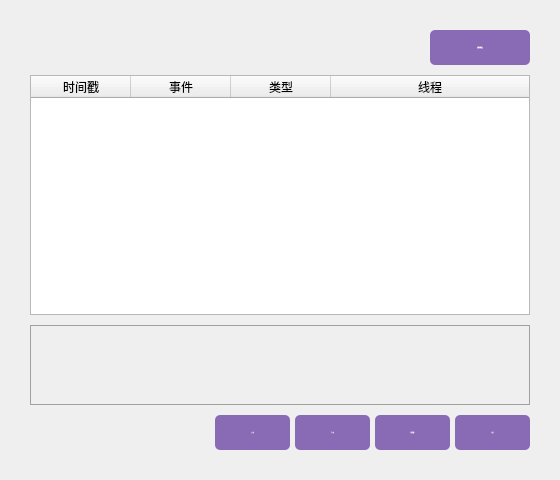
<?xml version="1.0" encoding="UTF-8"?>
<ui version="4.0">
 <class>MiniView</class>
 <widget class="QWidget" name="MiniView">
  <property name="geometry">
   <rect>
    <x>0</x>
    <y>0</y>
    <width>560</width>
    <height>480</height>
   </rect>
  </property>
  <property name="minimumSize">
   <size>
    <width>560</width>
    <height>480</height>
   </size>
  </property>
  <property name="maximumSize">
   <size>
    <width>560</width>
    <height>480</height>
   </size>
  </property>
  <property name="windowTitle">
   <string>OpcodeView</string>
  </property>
  <property name="styleSheet">
   <string notr="true">QScrollArea {
	border:none;
	background:transparent;
}

QScrollBar:vertical {
	background:transparent;
	padding:0px;
	width:10px;
}

QScrollBar::handle:vertical{
	background:rgba(0,0,0,35);
	border-radius:5px;
	min-height:30px;
}

QScrollBar::handle:vertical:hover,QScrollBar::handle:vertical:pressed {
	background:rgba(0,0,0,75);
}

QScrollBar::add-page:vertical,QScrollBar::sub-page:vertical {
	background:none;
}

QScrollBar::add-line:vertical,QScrollBar::sub-line:vertical {
	background:none;
}</string>
  </property>
  <layout class="QGridLayout" name="gridLayout">
   <property name="leftMargin">
    <number>15</number>
   </property>
   <property name="topMargin">
    <number>15</number>
   </property>
   <property name="rightMargin">
    <number>15</number>
   </property>
   <property name="bottomMargin">
    <number>15</number>
   </property>
   <property name="spacing">
    <number>0</number>
   </property>
   <item row="0" column="0">
    <widget class="QWidget" name="widget_frame" native="true">
     <layout class="QVBoxLayout" name="verticalLayout_2" stretch="0,1,0">
      <property name="spacing">
       <number>10</number>
      </property>
      <property name="leftMargin">
       <number>15</number>
      </property>
      <property name="topMargin">
       <number>15</number>
      </property>
      <property name="rightMargin">
       <number>15</number>
      </property>
      <property name="bottomMargin">
       <number>15</number>
      </property>
      <item>
       <layout class="QHBoxLayout" name="horizontalLayout_3">
        <property name="spacing">
         <number>5</number>
        </property>
        <item>
         <widget class="QLabel" name="label_data_duration">
          <property name="minimumSize">
           <size>
            <width>0</width>
            <height>35</height>
           </size>
          </property>
          <property name="maximumSize">
           <size>
            <width>16777215</width>
            <height>35</height>
           </size>
          </property>
          <property name="font">
           <font>
            <family>Microsoft YaHei</family>
            <pointsize>-1</pointsize>
           </font>
          </property>
          <property name="styleSheet">
           <string notr="true">QLabel{font-size: 15px;}</string>
          </property>
          <property name="text">
           <string/>
          </property>
          <property name="alignment">
           <set>Qt::AlignLeading|Qt::AlignLeft|Qt::AlignVCenter</set>
          </property>
         </widget>
        </item>
        <item>
         <widget class="QPushButton" name="pushButton_data_copy">
          <property name="enabled">
           <bool>true</bool>
          </property>
          <property name="minimumSize">
           <size>
            <width>100</width>
            <height>35</height>
           </size>
          </property>
          <property name="maximumSize">
           <size>
            <width>100</width>
            <height>35</height>
           </size>
          </property>
          <property name="font">
           <font>
            <family>Microsoft YaHei</family>
            <pointsize>-1</pointsize>
            <weight>50</weight>
            <italic>false</italic>
            <bold>false</bold>
           </font>
          </property>
          <property name="styleSheet">
           <string notr="true">QPushButton{border: none;border-radius: 5px;color: white; font: 13px &quot;Microsoft YaHei&quot;;background-color: #886ab5;}
QPushButton:!enabled{border: none;border-radius: 5px;color: gray; font: 13px &quot;Microsoft YaHei&quot;;background-color: rgb(237,237,237);}
QPushButton:hover{border: none;border-radius: 5px;color: white; font: 13px &quot;Microsoft YaHei&quot;;background-color: #967bbd;}
QPushButton:pressed{border: none;border-radius: 5px;color: white; font: 13px &quot;Microsoft YaHei&quot;;background-color: #7a59ad;}</string>
          </property>
          <property name="text">
           <string>复制到剪贴板</string>
          </property>
         </widget>
        </item>
       </layout>
      </item>
      <item>
       <layout class="QVBoxLayout" name="verticalLayout" stretch="3,1">
        <property name="spacing">
         <number>10</number>
        </property>
        <item>
         <widget class="QTableWidget" name="tableWidget_data">
          <property name="minimumSize">
           <size>
            <width>400</width>
            <height>0</height>
           </size>
          </property>
          <property name="font">
           <font>
            <family>Microsoft YaHei</family>
            <pointsize>-1</pointsize>
           </font>
          </property>
          <property name="focusPolicy">
           <enum>Qt::NoFocus</enum>
          </property>
          <property name="styleSheet">
           <string notr="true">#tableWidget_data
{
	font-size: 13px;
    selection-color: white;
    selection-background-color: #886ab5;
}</string>
          </property>
          <property name="horizontalScrollBarPolicy">
           <enum>Qt::ScrollBarAlwaysOff</enum>
          </property>
          <property name="editTriggers">
           <set>QAbstractItemView::NoEditTriggers</set>
          </property>
          <property name="selectionMode">
           <enum>QAbstractItemView::SingleSelection</enum>
          </property>
          <property name="selectionBehavior">
           <enum>QAbstractItemView::SelectRows</enum>
          </property>
          <property name="showGrid">
           <bool>false</bool>
          </property>
          <property name="rowCount">
           <number>0</number>
          </property>
          <property name="columnCount">
           <number>4</number>
          </property>
          <attribute name="horizontalHeaderVisible">
           <bool>true</bool>
          </attribute>
          <attribute name="horizontalHeaderStretchLastSection">
           <bool>true</bool>
          </attribute>
          <attribute name="verticalHeaderVisible">
           <bool>false</bool>
          </attribute>
          <column>
           <property name="text">
            <string>时间戳</string>
           </property>
          </column>
          <column>
           <property name="text">
            <string>事件</string>
           </property>
          </column>
          <column>
           <property name="text">
            <string>类型</string>
           </property>
          </column>
          <column>
           <property name="text">
            <string>线程</string>
           </property>
          </column>
         </widget>
        </item>
        <item>
         <widget class="QPlainTextEdit" name="plainTextEdit_param">
          <property name="minimumSize">
           <size>
            <width>400</width>
            <height>0</height>
           </size>
          </property>
          <property name="font">
           <font>
            <family>Microsoft YaHei</family>
            <pointsize>-1</pointsize>
           </font>
          </property>
          <property name="focusPolicy">
           <enum>Qt::NoFocus</enum>
          </property>
          <property name="styleSheet">
           <string notr="true">#plainTextEdit_param
{
	font-size: 13px;
	padding: 5px;
	border: 1px solid rgb(160,160,160);
	background: transparent;
}</string>
          </property>
          <property name="frameShape">
           <enum>QFrame::NoFrame</enum>
          </property>
          <property name="horizontalScrollBarPolicy">
           <enum>Qt::ScrollBarAlwaysOff</enum>
          </property>
          <property name="textInteractionFlags">
           <set>Qt::TextSelectableByKeyboard|Qt::TextSelectableByMouse</set>
          </property>
         </widget>
        </item>
       </layout>
      </item>
      <item>
       <layout class="QHBoxLayout" name="horizontalLayout" stretch="1,0,0,0,0">
        <property name="spacing">
         <number>5</number>
        </property>
        <item>
         <widget class="QLabel" name="label_data_count">
          <property name="minimumSize">
           <size>
            <width>0</width>
            <height>35</height>
           </size>
          </property>
          <property name="maximumSize">
           <size>
            <width>16777215</width>
            <height>35</height>
           </size>
          </property>
          <property name="font">
           <font>
            <family>Microsoft YaHei</family>
            <pointsize>-1</pointsize>
           </font>
          </property>
          <property name="styleSheet">
           <string notr="true">QLabel{font-size: 15px;}</string>
          </property>
          <property name="text">
           <string/>
          </property>
          <property name="alignment">
           <set>Qt::AlignLeading|Qt::AlignLeft|Qt::AlignVCenter</set>
          </property>
         </widget>
        </item>
        <item>
         <widget class="QPushButton" name="pushButton_data_previous">
          <property name="minimumSize">
           <size>
            <width>75</width>
            <height>35</height>
           </size>
          </property>
          <property name="maximumSize">
           <size>
            <width>75</width>
            <height>35</height>
           </size>
          </property>
          <property name="font">
           <font>
            <family>Microsoft YaHei</family>
            <pointsize>-1</pointsize>
            <weight>50</weight>
            <italic>false</italic>
            <bold>false</bold>
           </font>
          </property>
          <property name="styleSheet">
           <string notr="true">QPushButton{border: none;border-radius: 5px;color: white; font: 13px &quot;Microsoft YaHei&quot;;background-color: #886ab5;}
QPushButton:!enabled{border: none;border-radius: 5px;color: gray; font: 13px &quot;Microsoft YaHei&quot;;background-color: rgb(237,237,237);}
QPushButton:hover{border: none;border-radius: 5px;color: white; font: 13px &quot;Microsoft YaHei&quot;;background-color: #967bbd;}
QPushButton:pressed{border: none;border-radius: 5px;color: white; font: 13px &quot;Microsoft YaHei&quot;;background-color: #7a59ad;}</string>
          </property>
          <property name="text">
           <string>上一条</string>
          </property>
         </widget>
        </item>
        <item>
         <widget class="QPushButton" name="pushButton_data_next">
          <property name="minimumSize">
           <size>
            <width>75</width>
            <height>35</height>
           </size>
          </property>
          <property name="maximumSize">
           <size>
            <width>75</width>
            <height>35</height>
           </size>
          </property>
          <property name="font">
           <font>
            <family>Microsoft YaHei</family>
            <pointsize>-1</pointsize>
            <weight>50</weight>
            <italic>false</italic>
            <bold>false</bold>
           </font>
          </property>
          <property name="styleSheet">
           <string notr="true">QPushButton{border: none;border-radius: 5px;color: white; font: 13px &quot;Microsoft YaHei&quot;;background-color: #886ab5;}
QPushButton:!enabled{border: none;border-radius: 5px;color: gray; font: 13px &quot;Microsoft YaHei&quot;;background-color: rgb(237,237,237);}
QPushButton:hover{border: none;border-radius: 5px;color: white; font: 13px &quot;Microsoft YaHei&quot;;background-color: #967bbd;}
QPushButton:pressed{border: none;border-radius: 5px;color: white; font: 13px &quot;Microsoft YaHei&quot;;background-color: #7a59ad;}</string>
          </property>
          <property name="text">
           <string>下一条</string>
          </property>
         </widget>
        </item>
        <item>
         <widget class="QPushButton" name="pushButton_data_top">
          <property name="enabled">
           <bool>true</bool>
          </property>
          <property name="minimumSize">
           <size>
            <width>75</width>
            <height>35</height>
           </size>
          </property>
          <property name="maximumSize">
           <size>
            <width>75</width>
            <height>35</height>
           </size>
          </property>
          <property name="font">
           <font>
            <family>Microsoft YaHei</family>
            <pointsize>-1</pointsize>
            <weight>50</weight>
            <italic>false</italic>
            <bold>false</bold>
           </font>
          </property>
          <property name="styleSheet">
           <string notr="true">QPushButton{border: none;border-radius: 5px;color: white; font: 13px &quot;Microsoft YaHei&quot;;background-color: #886ab5;}
QPushButton:!enabled{border: none;border-radius: 5px;color: gray; font: 13px &quot;Microsoft YaHei&quot;;background-color: rgb(237,237,237);}
QPushButton:hover{border: none;border-radius: 5px;color: white; font: 13px &quot;Microsoft YaHei&quot;;background-color: #967bbd;}
QPushButton:pressed{border: none;border-radius: 5px;color: white; font: 13px &quot;Microsoft YaHei&quot;;background-color: #7a59ad;}</string>
          </property>
          <property name="text">
           <string>回到顶部</string>
          </property>
         </widget>
        </item>
        <item>
         <widget class="QPushButton" name="pushButton_data_current">
          <property name="enabled">
           <bool>true</bool>
          </property>
          <property name="minimumSize">
           <size>
            <width>75</width>
            <height>35</height>
           </size>
          </property>
          <property name="maximumSize">
           <size>
            <width>75</width>
            <height>35</height>
           </size>
          </property>
          <property name="font">
           <font>
            <family>Microsoft YaHei</family>
            <pointsize>-1</pointsize>
            <weight>50</weight>
            <italic>false</italic>
            <bold>false</bold>
           </font>
          </property>
          <property name="styleSheet">
           <string notr="true">QPushButton{border: none;border-radius: 5px;color: white; font: 13px &quot;Microsoft YaHei&quot;;background-color: #886ab5;}
QPushButton:!enabled{border: none;border-radius: 5px;color: gray; font: 13px &quot;Microsoft YaHei&quot;;background-color: rgb(237,237,237);}
QPushButton:hover{border: none;border-radius: 5px;color: white; font: 13px &quot;Microsoft YaHei&quot;;background-color: #967bbd;}
QPushButton:pressed{border: none;border-radius: 5px;color: white; font: 13px &quot;Microsoft YaHei&quot;;background-color: #7a59ad;}</string>
          </property>
          <property name="text">
           <string>定位</string>
          </property>
         </widget>
        </item>
       </layout>
      </item>
     </layout>
    </widget>
   </item>
  </layout>
 </widget>
 <layoutdefault spacing="6" margin="11"/>
 <resources/>
 <connections/>
</ui>
